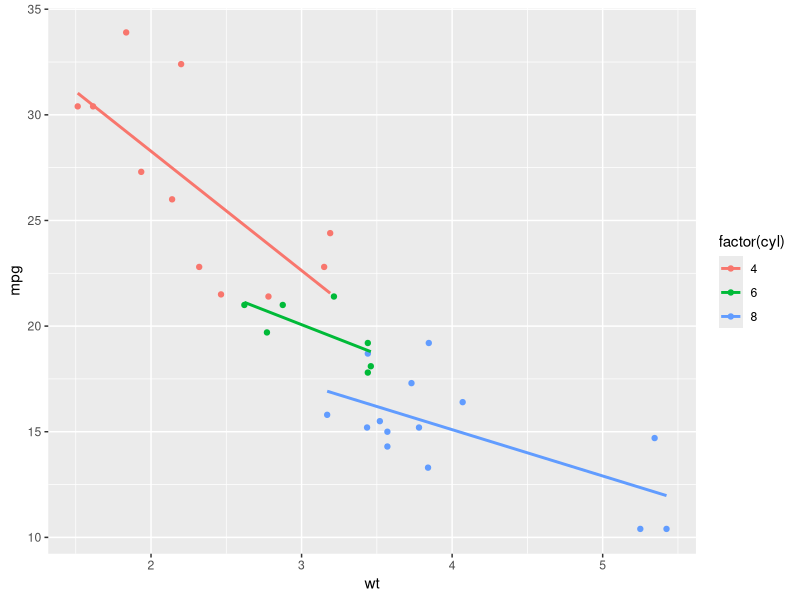

Here is the R script that generated this plot:
## ---- chunk 1
knitr::opts_chunk$set(
  fig.path = "plots/", # for leaf bundles to work nicely
  cache = TRUE,
  cache.path = "post_cache/", # (for leaf bundles, cache in post directory)
  fig.retina = 2,
  fig.width = 8.5,
  echo = TRUE,
  message = FALSE, warning = FALSE, error = FALSE,
  fig.align = "center",
  out.width = "95%"
)
## ---- chunk 2
my_packages <- rownames(installed.packages())
n_packages <- length(my_packages)
## ---- chunk 3
n_packages

tail(tibble::enframe(my_packages))
## ---- chunk 4
library(ggplot2)

ggplot(mtcars, aes(x = wt, y = mpg, color = factor(cyl))) +
  geom_point() +
  geom_smooth(method = lm, se = FALSE)
